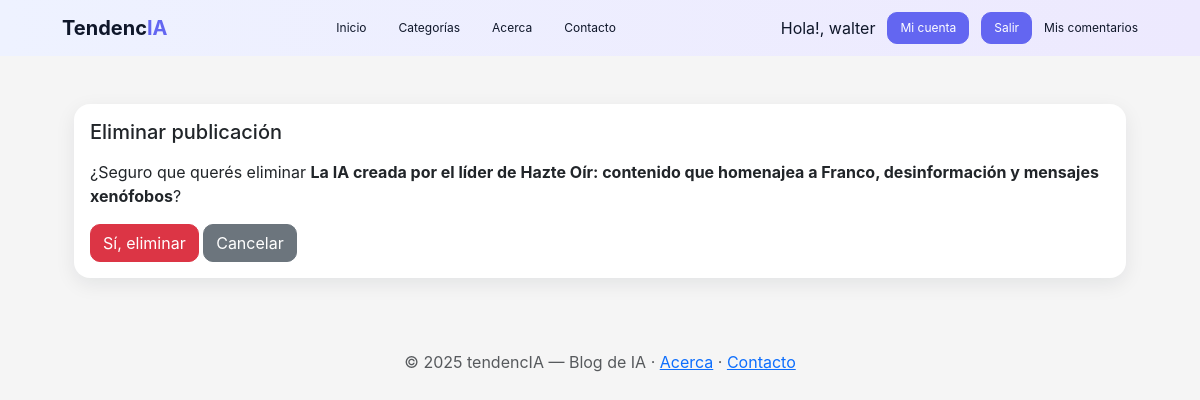
The page /post/8/eliminar/ (signed in) on the database its author committed.
### apps/usuarios/models.py (models this page shows, shortened)
class Usuario(AbstractUser):
    avatar = models.ImageField(upload_to='avatars/', blank=True, null=True)
    edad = models.PositiveIntegerField(blank=True, null=True)
    class Rol(models.TextChoices):
        VISITANTE = 'visitante', 'Visitante'
        LECTOR    = 'lector',    'Lector'
        ESCRITOR  = 'escritor',  'Escritor'
        ADMIN     = 'admin',     'Administrador'
    rol = models.CharField(
        max_length=20,
        choices=Rol.choices,
        default=Rol.LECTOR,
    )
    class Meta:
        ordering = ['username']
        verbose_name = 'Usuario'
        verbose_name_plural = 'Usuarios'

### apps/posts/models.py (models this page shows, shortened)
class Post(models.Model):
    titulo = models.CharField(max_length=200)
    resumen = models.CharField(max_length=300)
    contenido = models.TextField()
    fecha_hora = models.DateTimeField(auto_now_add=True)
    autor = models.ForeignKey(
        settings.AUTH_USER_MODEL,
        on_delete=models.CASCADE,
        related_name='posts'
    )
    categorias = models.ManyToManyField(Categoria, related_name='posts', blank=True)
    tags = models.ManyToManyField(Tag, related_name='posts', blank=True)
    imagen = models.ImageField(upload_to='post_images/', blank=True, null=True)
    class Meta:
        ordering = ['-fecha_hora']

### apps/posts/views.py (the view, shortened to what this page needs)
# urls.py: path("post/<int:pk>/eliminar/", views.PostDeleteView.as_view(), name="post_eliminar"),
class PostDeleteView(LoginRequiredMixin, UserPassesTestMixin, DeleteView):
    model = Post
    template_name = "posts/post_confirm_delete.html"
    success_url = reverse_lazy("posts:feed")
    def test_func(self):
        return puede_editar_post(self.request.user, self.get_object())

### apps/posts/views.py (called while the page is built)
def _rol(u):
    return getattr(u, "rol", "visitante")

def puede_editar_post(user, post):
    r = _rol(user)
    return r in ("escritor", "admin") and (user == post.autor or r == "admin")

### apps/posts/templates/posts/post_confirm_delete.html
{% extends "base.html" %}
{% block content %}
<div class="container py-4">
  <div class="card">
    <div class="card-body">
      <h1 class="h5 mb-3">Eliminar publicación</h1>
      <p>¿Seguro que querés eliminar <strong>{{ object.titulo }}</strong>?</p>
      <form method="post">{% csrf_token %}
        <button class="btn btn-danger">Sí, eliminar</button>
        <a href="{% url 'posts:post_detalle' object.pk %}" class="btn btn-secondary">Cancelar</a>
      </form>
    </div>
  </div>
</div>
{% endblock %}

### apps/usuarios/templates/base.html (shortened to what this page needs)
<!DOCTYPE html>
<html lang="es">
<head>
  {% load static %}
  <link href="https://cdn.jsdelivr.net/npm/bootstrap@5.3.3/dist/css/bootstrap.min.css" rel="stylesheet">
  <link rel="stylesheet" href="{% static 'css/site.css' %}">
</head>
<body>
  {% if request.resolver_match %}
  {% if request.resolver_match.url_name != "login" %}
  {% if request.resolver_match.url_name != "register" %}
  <nav class="navbar navbar-expand-lg navbar-dark">
    <div class="container">
      <a class="navbar-brand" href="{% url 'posts:feed' %}">
        Tendenc<span class="logo-ia">IA</span>
      </a>
      <div class="collapse navbar-collapse" id="mainNav">
        <ul class="navbar-nav me-auto">
          <li class="nav-item">
            <a class="nav-link {% if request.resolver_match.url_name == 'feed' %}active{% endif %}"
              href="{% url 'posts:feed' %}">Inicio</a>
          </li>
          <li class="nav-item">
            <a class="nav-link {% if request.resolver_match.url_name == 'categorias' %}active{% endif %}"
              href="{% url 'posts:categorias' %}">Categorías</a>
          </li>
          <li class="nav-item">
            <a class="nav-link {% if request.resolver_match.url_name == 'acerca' %}active{% endif %}"
              href="{% url 'posts:acerca' %}">Acerca</a>
          </li>
          <li class="nav-item">
            <a class="nav-link {% if request.resolver_match.url_name == 'contacto' %}active{% endif %}"
              href="{% url 'posts:contacto' %}">Contacto</a>
          </li>
        </ul>
        <ul class="navbar-nav ms-auto align-items-center">
          <li class="nav-item d-flex align-items-center">
            {% if user.is_authenticated %}
            <span class="navbar-text">Hola!, {{ user.first_name|default:user.username }}</span>
            {% else %}
            <span class="navbar-text">Hola!, visitante</span>
            {% endif %}
          </li>
          {% if user.is_authenticated %}
          <li class="nav-item">
            <a class="btn btn-navbar" href="{% url 'usuarios:profile' %}">Mi cuenta</a>
          </li>
          <li class="nav-item">
            <form method="post" action="{% url 'usuarios:logout' %}" class="d-inline m-0 p-0">
              <button class="btn btn-navbar" type="submit">Salir</button>
            </form>
          </li>
          <li class="nav-item">
            <a class="nav-link {% if request.resolver_match.url_name == 'mis_comentarios' %}active{% endif %}"
              href="{% url 'usuarios:mis_comentarios' %}">Mis comentarios</a>
          </li>
          {% endif %}
        </ul>
      </div>
    </div>
  </nav>
  {% endif %}
  {% endif %}
  {% endif %}
  <main class="container py-4">
    {% block content %}{% endblock %}
  </main>
  <footer class="text-center text-muted py-4">
    © {% now "Y" %} tendencIA — Blog de IA ·
    <a href="{% url 'posts:acerca' %}">Acerca</a> ·
    <a href="{% url 'posts:contacto' %}">Contacto</a>
  </footer>
</body>
</html>

### tendencIA/static/css/site.css (style rules this page uses)
:root { --brand: #F5F5F5; --brand-dark: #F5F5F5; --bg: #F5F5F5; --card: #ffffff; --muted: #475569; --radius: 16px; --shadow: 0 6px 20px rgba(16, 24, 40, .08); --shadow-hover: 0 10px 30px rgba(16, 24, 40, .14); --purple: #6366F1; --navbar-color: #0F172A; }
html, body { background: var(--bg); font-family: 'Inter', sans-serif; color: var(--navbar-color); }
.container { max-width: 1100px; }
.navbar { background: linear-gradient(90deg, #EEF2FF, #EDE9FE); display: flex; justify-content: center; font-family: 'Inter', sans-serif; }
.navbar .navbar-nav.me-auto { display: flex; justify-content: center; gap: 2rem; flex: 1; }
.navbar .nav-link, .navbar .nav-link.navbar-text, .navbar .btn-link { color: var(--navbar-color) !important; font-family: 'Inter', sans-serif; font-size: 12px; background-color: transparent !important; padding: 0 !important; border-radius: 0 !important; text-decoration: none; }
.navbar-brand { font-family: 'Inter', sans-serif; color: var(--navbar-color) !important; font-weight: 700; }
.navbar-brand .logo-ia { color: var(--purple); }
.navbar .btn-auth, .navbar .btn-navbar { background-color: var(--purple); border-color: var(--purple); color: #fff; font-family: 'Inter', sans-serif; font-size: 12px; padding: .35rem .75rem; border-radius: 10px; display: inline-flex; align-items: center; justify-content: center; text-decoration: none; }
.navbar .navbar-nav.ms-auto .nav-item { margin-left: 0.75rem; }
.navbar .navbar-text { color: var(--navbar-color) !important; font-family: 'Inter', sans-serif; margin: 0; }
.card { border: 0; border-radius: var(--radius); box-shadow: var(--shadow); transition: transform .15s ease, box-shadow .15s ease; background: var(--card); }
.btn { border-radius: 10px; }

### rows shown on the page
Usuario: first_name "walter"
Post: titulo "La IA creada por el líder de Hazte Oír: contenido que homenajea a Franco, desinformación y mensajes xenófobos"
